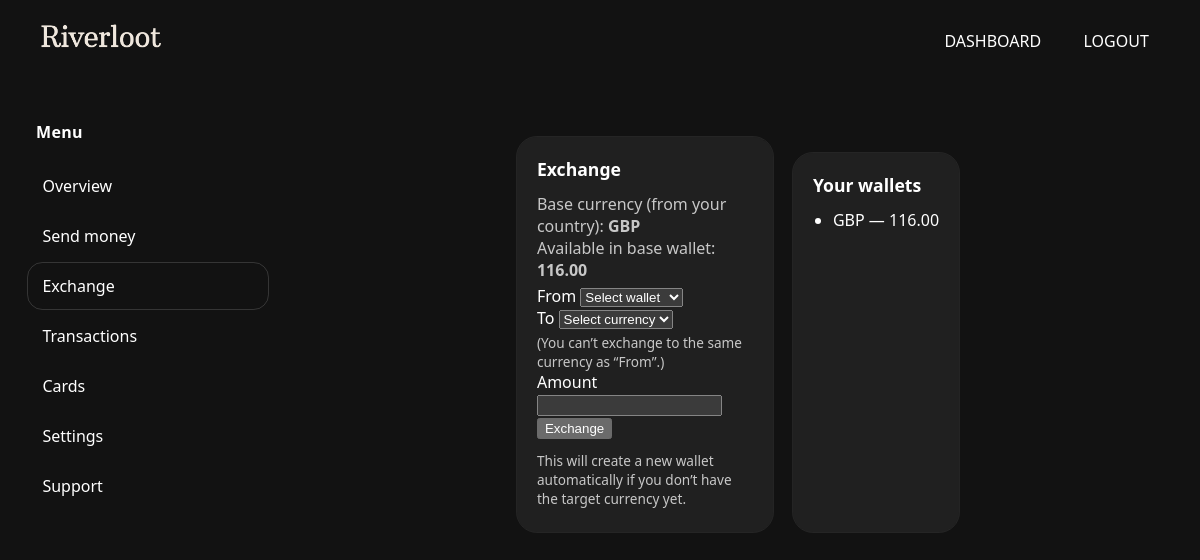
The app's page /Exchange/ExchangeCurrency.php (signed in), older data.
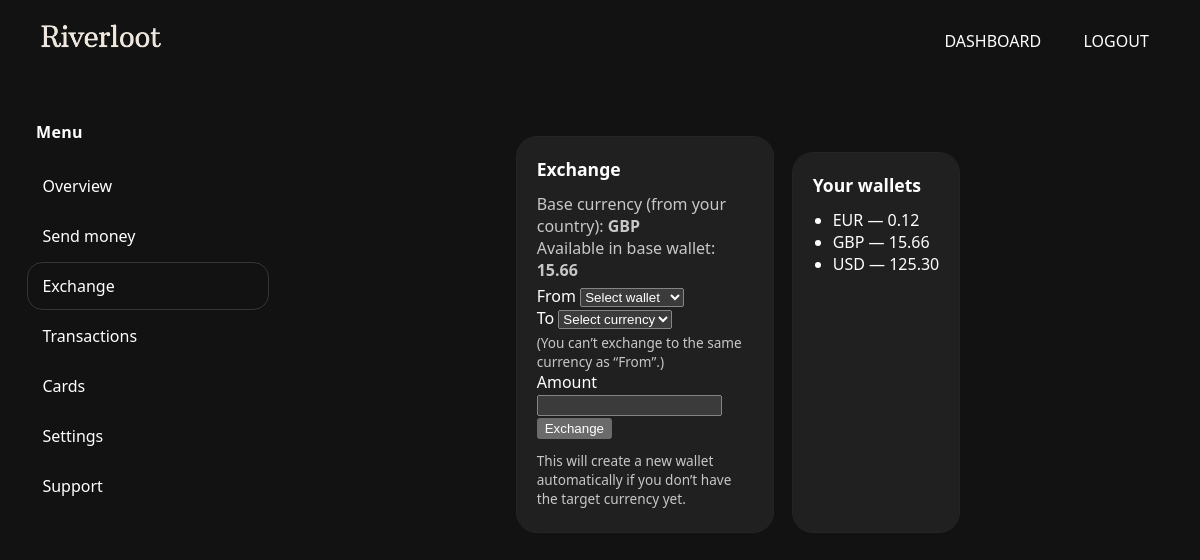
The same page, newer data.
### tables this page shows
CREATE TABLE "account" (
	"accountID"	INTEGER UNIQUE,
	"userID"	INTEGER NOT NULL,
	"accountNumber"	TEXT NOT NULL UNIQUE,
	"accountCreationDate"	TEXT NOT NULL DEFAULT CURRENT_TIMESTAMP,
	"dailyTransactionLimit"	REAL NOT NULL,
	"accountStatus"	TEXT NOT NULL DEFAULT 'active' CHECK("accountStatus" IN ('verifying', 'active', 'onHold')),
	PRIMARY KEY("accountID" AUTOINCREMENT),
	FOREIGN KEY("userID") REFERENCES "user"("userID")
);

CREATE TABLE "user" (
	"userID"	INTEGER UNIQUE,
	"username"	TEXT NOT NULL UNIQUE,
	"hashPassword"	TEXT NOT NULL,
	"firstName"	TEXT NOT NULL,
	"middleName"	TEXT,
	"lastName"	TEXT NOT NULL,
	"dateOfBirth"	TEXT NOT NULL,
	"email"	TEXT NOT NULL UNIQUE,
	"telephone"	TEXT NOT NULL,
	"country"	TEXT NOT NULL,
	"city"	TEXT NOT NULL,
	"street"	TEXT NOT NULL,
	"postcode"	TEXT NOT NULL,
	"userStatus"	TEXT DEFAULT 'active' CHECK("userStatus" IN ('verifying', 'active', 'onHold')),
	PRIMARY KEY("userID" AUTOINCREMENT)
);

CREATE TABLE "wallet" (
	"walletID"	INTEGER,
	"accountID"	INTEGER NOT NULL,
	"currencyType"	TEXT NOT NULL,
	"balance"	REAL NOT NULL DEFAULT 0 CHECK("balance" >= 0),
	"walletCreatedAt"	TEXT NOT NULL DEFAULT CURRENT_TIMESTAMP,
	"walletStatus"	TEXT NOT NULL DEFAULT 'active' CHECK("walletStatus" IN ('verifying', 'active', 'onHold')),
	UNIQUE("accountID","currencyType"),
	PRIMARY KEY("walletID" AUTOINCREMENT),
	FOREIGN KEY("accountID") REFERENCES "account"("accountID")
);

### includes/functions.php (called while the page is built, shortened)
<?php
require_once __DIR__ . '/../Includes/Header.php';
function h($s)
{
    return htmlspecialchars($s);
}
?>

### Exchange/ExchangeCurrency.php (the view, shortened to what this page needs)
<?php
require_once __DIR__ . '/../Includes/Functions.php';
require_once __DIR__ . '/../Includes/Navbar.php';
$userID = (int)$_SESSION['userID'];
$countryCurrencyType = [
  "United Kingdom" => "GBP",
  "France" => "EUR",
  "United States" => "USD",
  "Germany" => "EUR",
  "Spain" => "EUR",
  "Italy" => "EUR"
];
$stmt = $pdo->prepare("
  SELECT a.accountID, a.accountNumber, u.country
  FROM account a
  JOIN user u ON u.userID = a.userID
  WHERE a.userID = :userID
  LIMIT 1
");
$stmt->execute([':userID' => $userID]);
$row = $stmt->fetch(PDO::FETCH_ASSOC);
$accountID = (int)$row['accountID'];
$country = (string)$row['country'];
$baseCurrency = $countryCurrencyType[$country] ?? 'GBP';
$stmt = $pdo->prepare("
  SELECT walletID, currencyType, balance
  FROM wallet
  WHERE accountID = :accountID
  ORDER BY currencyType
");
$stmt->execute([':accountID' => $accountID]);
$wallets = $stmt->fetchAll(PDO::FETCH_ASSOC);
$baseBalance = 0.0;
foreach ($wallets as $w) {
  if ($w['currencyType'] === $baseCurrency) {
    $baseBalance = (float)$w['balance'];
    break;
  }
}
?>
<body>
<main class="dash">
  <aside class="dash__sidebar" aria-label="Dashboard navigation">
    <div class="dash__side-top">
      <p class="dash__side-title">Menu</p>
    </div>
    <nav class="dash__nav">
      <a href="/currencyTransferApp/LoggedIn/User/Dashboard.php" class="dash__link">Overview</a>
      <a href="/currencyTransferApp/Transaction/UserTransactions.php" class="dash__link">Send money</a>
      <a href="/currencyTransferApp/Exchange/ExchangeCurrency.php" class="dash__link dash__link--active">Exchange</a>
      <a href="#" class="dash__link">Transactions</a>
      <a href="#" class="dash__link">Cards</a>
      <a href="#" class="dash__link">Settings</a>
      <a href="#" class="dash__link">Support</a>
    </nav>
  </aside>
<main class="dash" style="max-width: 900px; margin: 2rem auto; padding: 0 1rem;">
  <article class="card card--padded">
    <h1 class="h2">Exchange</h1>
    <p class="muted">
      Base currency (from your country): <strong><?= h($baseCurrency) ?></strong><br>
      Available in base wallet: <strong><?= number_format($baseBalance, 2) ?></strong>
    </p>
   <form method="post" action="/currencyTransferApp/Exchange/ExchangeProcess.php">
  <div class="ex-row">
    <label class="ex-label">From</label>
    <select class="ex-select" name="fromCurrency" required>
      <option value="">Select wallet</option>
    </select>
  </div>
  <div class="ex-row">
    <label class="ex-label">To</label>
    <select class="ex-select" name="toCurrency" required>
      <option value="">Select currency</option>
    </select>
    <p class="tiny muted" style="margin:.25rem 0 0;">
      (You can’t exchange to the same currency as “From”.)
    </p>
  </div>
  <div class="ex-row">
    <label class="ex-label">Amount</label>
    <input class="ex-input" type="number" name="fromAmount" step="0.01" min="0.01" required>
  </div>
  <button class="btn" type="submit" name="exchange" value="1">Exchange</button>
  <p class="tiny muted" style="margin-top:.75rem;">
    This will create a new wallet automatically if you don’t have the target currency yet.
  </p>
</form>
  </article>
  <article class="card card--padded" style="margin-top:1rem;">
    <h2 class="h2">Your wallets</h2>
    <?php if (!$wallets): ?>
      <p class="muted">No wallets found.</p>
    <?php else: ?>
      <ul style="margin:0; padding-left:1.25rem;">
        <?php foreach ($wallets as $w): ?>
          <li>
            <?= h($w['currencyType']) ?> — <?= number_format((float)$w['balance'], 2) ?>
          </li>
        <?php endforeach; ?>
      </ul>
    <?php endif; ?>
  </article>
</main>
</body>
</html>

### includes/header.php (shortened to what this page needs)
<!DOCTYPE html>
<html lang="en">
<head>
  <link rel="stylesheet" href="/currencyTransferApp/Public/Style.css">
</head>

### includes/navbar.php (shortened to what this page needs)
<?php
require_once __DIR__ . '/../Includes/Functions.php';
?>
<?php
$CurrentPage = basename($_SERVER['PHP_SELF']);
$LogoLinkTo = "/currencyTransferApp/Public/Index.php";
if (isset($_SESSION['userID'])) {
  $LogoLinkTo = "/currencyTransferApp/LoggedIn/User/Dashboard.php";
} elseif (isset($_SESSION['adminID'])) {
  $LogoLinkTo = "/currencyTransferApp/LoggedIn/Admin/Dashboard.php";
}
?>
<header class="navbar">
  <div class="nav-container">
    <a href="<?=$LogoLinkTo?>" class="logo">
      <img src="/currencyTransferApp/Images/BankLogo.png" alt="Riverloot Logo">
    </a>
    <nav class="nav-right">
      <?php if (isset($_SESSION['userID'])): ?>
        <?php if ($CurrentPage !== 'UserDashboard.php'): ?>
          <a href="/currencyTransferApp/LoggedIn/User/Dashboard.php">Dashboard</a>
        <?php endif; ?>
        <a href="/currencyTransferApp/Logout/Logout.php">Logout</a>
      <?php endif; ?>
    </nav>
  </div>
</header>

### public/style.css (style rules this page uses)
:root { --primary-1200: hsl(265, 100%, 18%); --primary-1100: hsl(301, 100%, 21%); --primary-1000: hsl(277, 100%, 50%); --primary-900: hsl(256, 43%, 7%); --primary-800: hsl(240, 24%, 13%); --primary-700: hsl(243, 26%, 15%); --primary-600: hsl(252, 9%, 22%); --primary-500: hsl(259, 13%, 28%); --primary-400: hsl(254, 22%, 32%); --primary-300: hsl(251, 13%, 68%); --primary-200: hsl(240, 15%, 76%); --primary-100: hsl(240, 21%, 88%); --neutral-100: hsl(0, 0%, 100%); --text-1: var(--neutral-100); --text-2: var(--primary-100); --text-3: var(--primary-200); --surface-1: var(--primary-1000); --surface-2: var(--primary-950); --surface-3: var(--primary-900); --border-1: var(--primary-300); --border-2: var(--primary-500); --border-3: var(--primary-800); --border-4: var(--primary-1200); --border-5: var(--primary-1100); --border-6: var(--primary-1000); }
html { color-scheme: dark; font-family: system-ui; font-size: 100%; }
html, body { margin: 0; padding: 0; }
.navbar a { color: #f8f8f8; text-decoration: none; }
.navbar { position: sticky; top: 0; z-index: 10000; height: 85px; }
.nav-right { display: flex; gap: 1.25rem; }
.nav-right a { text-decoration: none; color: #fff; font-size: 1.5rem; text-transform: uppercase; display: inline-flex; position: relative; top: 0.3em; }
.nav-container { max-width: 88rem; margin: 0 auto; padding: 0 1.5rem; display: flex; align-items: center; justify-content: space-between; min-height: 4.5rem; top: 0; }
.logo { display: flex; }
.logo img { height: 2.3rem; width: auto; max-width: 10rem; display: block; }
.dash { max-width: 88rem; margin: 0 auto; padding: 1.25rem; display: grid; grid-template-columns: 16rem 1fr; gap: 1.25rem; }
.dash__sidebar { position: sticky; top: 5.5rem; align-self: start; height: fit-content; }
.dash__side-top { padding: 1rem 1rem 0.75rem; }
.dash__side-title { font-weight: 600; letter-spacing: 0.02em; margin: 0; }
.dash__nav { display: flex; flex-direction: column; padding: 0.5rem; gap: 0.25rem; }
.dash__link { display: block; padding: 0.75rem 0.9rem; border-radius: 0.9rem; text-decoration: none; color: inherit; }
.dash__link--active { outline: 1px solid rgba(255, 255, 255, 0.15); }
.card { border-radius: 1.25rem; background: rgba(255, 255, 255, 0.06); outline: 1px solid rgba(255, 255, 255, 0.08); }
.card--padded { padding: 1.25rem; }
.h2 { margin: 0 0 0.75rem; font-size: 1.1rem; }
.muted { opacity: 0.75; margin: 0.25rem 0; }
.tiny { font-size: 0.85rem; }
@media (max-width: 120rem) { .navbar { padding: 0 1rem; } }
@media (max-width: 120rem) { .nav-container { max-width: 70rem; margin: 0 auto; padding: 0 1.5rem; display: flex; align-items: center; justify-content: space-between; min-height: 4.5rem; } }
@media (max-width: 120rem) { .logo img { height: 1.7rem; width: auto; max-width: 12rem; display: block; } }
@media (max-width: 120rem) { .nav-right a { padding: 0.5rem 0.7rem; font-size: 1rem; } }

Row changes from the older to the newer data that the page shows:
changed wallet "GBP": balance "116.00" → "15.66"
added wallet: currencyType "EUR", balance "0.12"
added wallet: currencyType "USD", balance "125.30"
